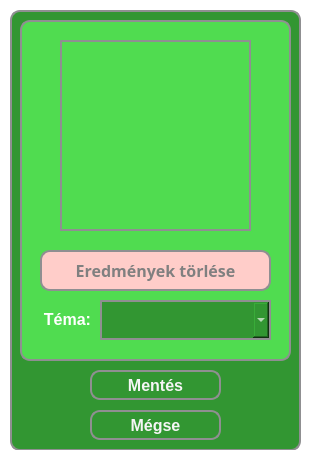
<?xml version="1.0" encoding="UTF-8"?>
<ui version="4.0">
 <class>MainWindow</class>
 <widget class="QMainWindow" name="MainWindow">
  <property name="geometry">
   <rect>
    <x>0</x>
    <y>0</y>
    <width>311</width>
    <height>472</height>
   </rect>
  </property>
  <property name="windowTitle">
   <string>Beállítások</string>
  </property>
  <property name="styleSheet">
   <string notr="true">* {
	background-color: white;
}</string>
  </property>
  <widget class="QWidget" name="centralwidget">
   <widget class="QWidget" name="widget_3" native="true">
    <property name="geometry">
     <rect>
      <x>10</x>
      <y>10</y>
      <width>291</width>
      <height>441</height>
     </rect>
    </property>
    <property name="styleSheet">
     <string notr="true">* {
	background-color: rgb(50, 150, 50);
	border: 2px solid #8f8f91;
	border-radius: 10px;
	color: white;
	font-size: 16px;
	font-weight: bold;
}</string>
    </property>
    <widget class="QPushButton" name="saveAndCloseButton">
     <property name="geometry">
      <rect>
       <x>80</x>
       <y>360</y>
       <width>131</width>
       <height>30</height>
      </rect>
     </property>
     <property name="styleSheet">
      <string notr="true">* {
	background-color:  rgb(50, 150, 50);
	border: 2px solid #8f8f91;
	border-radius: 10px;
	color: whitesmoke;
}

*:hover {
	background-color: rgb(80, 220, 80);
	color: white;
}</string>
     </property>
     <property name="text">
      <string>Mentés</string>
     </property>
    </widget>
    <widget class="QPushButton" name="abortButton">
     <property name="geometry">
      <rect>
       <x>80</x>
       <y>400</y>
       <width>131</width>
       <height>30</height>
      </rect>
     </property>
     <property name="styleSheet">
      <string notr="true">* {
	background-color:  rgb(50, 150, 50);
	border: 2px solid #8f8f91;
	border-radius: 10px;
	color: whitesmoke;
}

*:hover {
	background-color: rgb(80, 220, 80);
	color: white;
}</string>
     </property>
     <property name="text">
      <string>Mégse</string>
     </property>
    </widget>
    <widget class="QWidget" name="widget_2" native="true">
     <property name="geometry">
      <rect>
       <x>10</x>
       <y>10</y>
       <width>271</width>
       <height>341</height>
      </rect>
     </property>
     <property name="styleSheet">
      <string notr="true">* {
	background-color: rgb(80, 220, 80);
	border: 2px solid #8f8f91;
	border-radius: 10px;
	color: white;
	font-size: 16px;
	font-weight: bold;
}</string>
     </property>
     <widget class="QFrame" name="profilePicture">
      <property name="geometry">
       <rect>
        <x>40</x>
        <y>20</y>
        <width>191</width>
        <height>191</height>
       </rect>
      </property>
      <property name="styleSheet">
       <string notr="true">border-radius: 0px;</string>
      </property>
      <property name="frameShape">
       <enum>QFrame::StyledPanel</enum>
      </property>
      <property name="frameShadow">
       <enum>QFrame::Raised</enum>
      </property>
     </widget>
     <widget class="QPushButton" name="restoreDefaultResultsButton">
      <property name="geometry">
       <rect>
        <x>20</x>
        <y>230</y>
        <width>231</width>
        <height>41</height>
       </rect>
      </property>
      <property name="font">
       <font>
        <family>Corbel</family>
        <pointsize>-1</pointsize>
        <bold>true</bold>
       </font>
      </property>
      <property name="styleSheet">
       <string notr="true">* {
	background-color: rgb(255, 205, 201);
	color: grey;
}

*:hover {
	background-color: rgb(255, 102, 89);
	color: white;
}</string>
      </property>
      <property name="text">
       <string>Eredmények törlése</string>
      </property>
     </widget>
     <widget class="QComboBox" name="changeThemeBox">
      <property name="geometry">
       <rect>
        <x>80</x>
        <y>280</y>
        <width>171</width>
        <height>40</height>
       </rect>
      </property>
      <property name="font">
       <font>
        <family>Corbel</family>
        <pointsize>-1</pointsize>
        <bold>true</bold>
       </font>
      </property>
      <property name="styleSheet">
       <string notr="true">* {
	background-color: rgb(50, 150, 50);
	border-radius: 0;
}</string>
      </property>
      <property name="editable">
       <bool>true</bool>
      </property>
      <property name="currentText">
       <string/>
      </property>
      <property name="placeholderText">
       <string/>
      </property>
      <property name="frame">
       <bool>true</bool>
      </property>
     </widget>
     <widget class="QLabel" name="themeLabel">
      <property name="geometry">
       <rect>
        <x>20</x>
        <y>290</y>
        <width>51</width>
        <height>31</height>
       </rect>
      </property>
      <property name="layoutDirection">
       <enum>Qt::LeftToRight</enum>
      </property>
      <property name="styleSheet">
       <string notr="true">*{
	color: white;
	border: none;
}</string>
      </property>
      <property name="text">
       <string>Téma:</string>
      </property>
      <property name="alignment">
       <set>Qt::AlignRight</set>
      </property>
     </widget>
    </widget>
   </widget>
  </widget>
  <widget class="QStatusBar" name="statusbar"/>
 </widget>
 <resources/>
 <connections/>
</ui>
